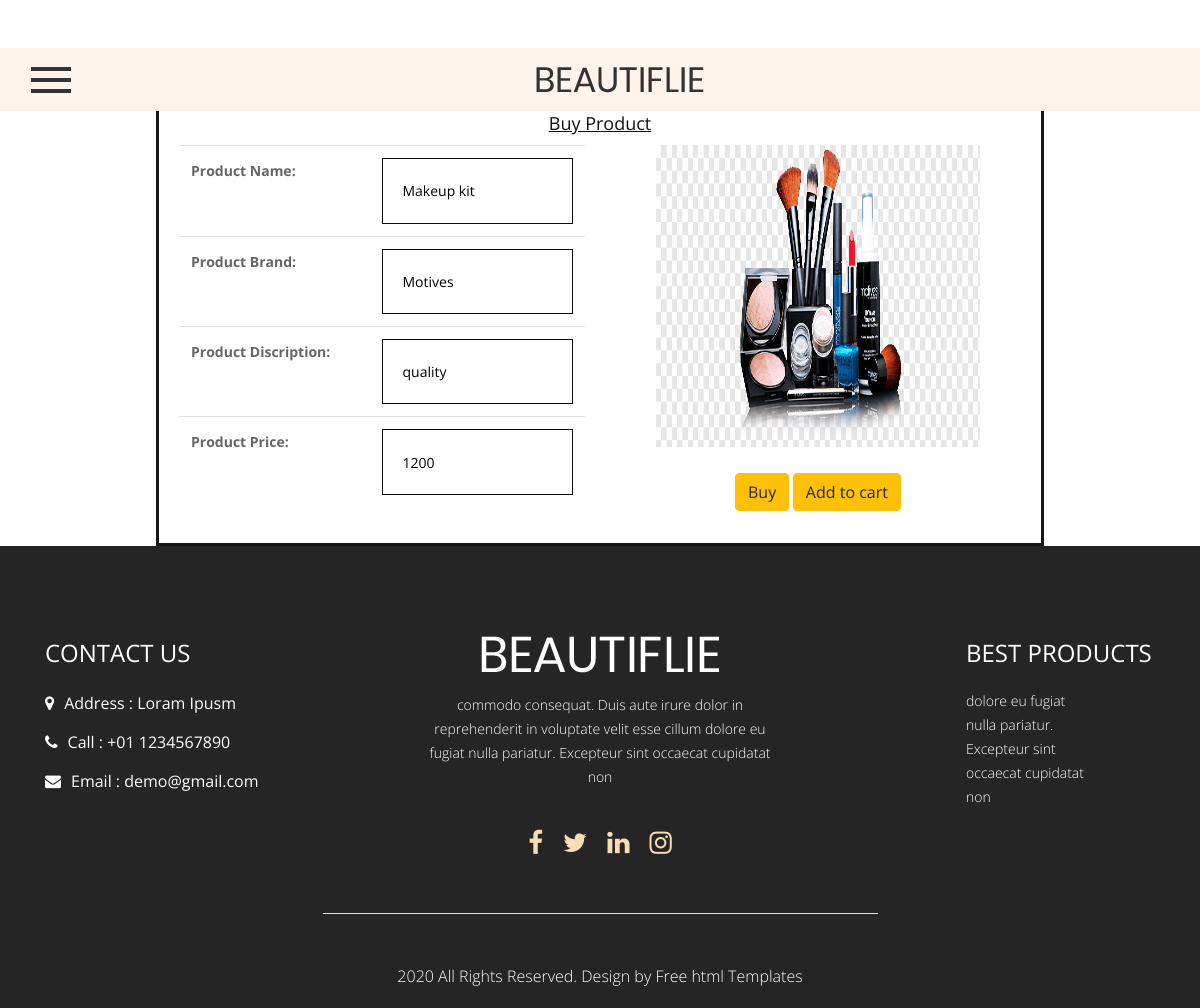
The app's page /product/ViewProduct/2 with its own data.
### product/models.py (models this page shows)
class ProductDetail(models.Model):
    Product_Id = models.AutoField(primary_key =True)
    Product_Name = models.CharField(max_length=255)
    Product_Brand = models.CharField(max_length=255)
    Product_Discription = models.CharField(max_length=1000)
    Product_Price = models.IntegerField()
    Product_Image = models.ImageField(upload_to="product_image")
    Product_Stock = models.PositiveIntegerField()
    Merchant = models.ForeignKey(User,on_delete=models.CASCADE,null=True,blank=True)

### product/views.py (the view)
# urls.py: path("ViewProduct/<int:pk>",views.ViewProduct,name ="ViewProduct")
def ViewProduct(request,pk):
    product = ProductDetail.objects.filter(Product_Id=pk)
    context = {
         "products":product
    }
    return render(request,"viewproduct.html",context)

### templates/viewproduct.html (shortened to what this page needs)
{% extends "index.html" %}
{% block content %}
<div class="container">
    <div class="productupdate mt-5">
        <h3>Buy Product</h3>
        {% for item in products %}
        <div class="row">
            <div class="col-md-6">
                <form method="post" enctype="multipart/form-data">
                    <table class="table">
                        <tr>
                            <th><label for="">Product Name:</label></th>
                            <td><input type="text" name="pname" value="{{item.Product_Name}}"></td>
                        </tr>
                        <tr>
                            <th><label for="">Product Brand:</label></th>
                            <td><input type="text" name="pbrand" value="{{item.Product_Brand}}"></td>
                        </tr>
                        <tr>
                            <th><label for="">Product Discription:</label></th>
                            <td><input type="text" name="pdis" value="{{item.Product_Discription}}"></td>
                        </tr>
                        <tr>
                            <th><label for="">Product Price:</label></th>
                            <td><input type="text" name="pprice" value="{{item.Product_Price}}"></td>
                        </tr>
                    </table>
            </div>
            <div class="col-md-6 text-center">
                <img src="{{item.Product_Image.url}}" style="width: 80%;height: 80%;" alt=""><br><br>
                <button type="submit" class="btn btn-warning">Buy</button>
                <a  href="{%url 'CartView' %}" class="btn btn-warning">Add to cart</a><br>
            </div>
            {% endfor %}
        </div>
    </div>
</div>
{% endblock %}

### static/css/style.css (style rules this page uses)
* { box-sizing: border-box !important; transition: ease all 0.5s; }
html { scroll-behavior: smooth; }
body { color: #666666; font-size: 14px; line-height: 1.80857; font-weight: normal; overflow-x: hidden; font-family: 'Open Sans', sans-serif; }
a { color: #1f1f1f; text-decoration: none !important; outline: none !important; -webkit-transition: all .3s ease-in-out; -moz-transition: all .3s ease-in-out; -ms-transition: all .3s ease-in-out; -o-transition: all .3s ease-in-out; transition: all .3s ease-in-out; }
h1, h2, h3, h4, h5, h6 { letter-spacing: 0; font-weight: normal; position: relative; padding: 0 0 10px 0; font-weight: normal; line-height: normal; color: #111111; margin: 0 }
h3 { font-size: 18px }
*, *::after, *::before { -webkit-box-sizing: border-box; -moz-box-sizing: border-box; box-sizing: border-box; }
a { color: #222222; text-decoration: none; outline: none !important; }
a, .btn { text-decoration: none !important; outline: none !important; -webkit-transition: all .3s ease-in-out; -moz-transition: all .3s ease-in-out; -ms-transition: all .3s ease-in-out; -o-transition: all .3s ease-in-out; transition: all .3s ease-in-out; }
img { max-width: 100%; height: auto; }
button { border: 0; margin: 0; padding: 0; cursor: pointer; }

### templates/viewproduct.html (style rules this page uses)
.productupdate { width: 80%; height: auto; border: 3px solid rgb(24, 23, 23); margin: auto; padding: 20px; }
.productupdate h3 { text-align: center; text-decoration: underline; }
.productupdate input { width: 100%; padding: 10%; border: .5px solid rgb(11, 11, 11); }

### records on screen
ProductDetail: pname "Makeup kit", pbrand "Motives", pdis "quality", pprice "1200", Product_Image (picture)
